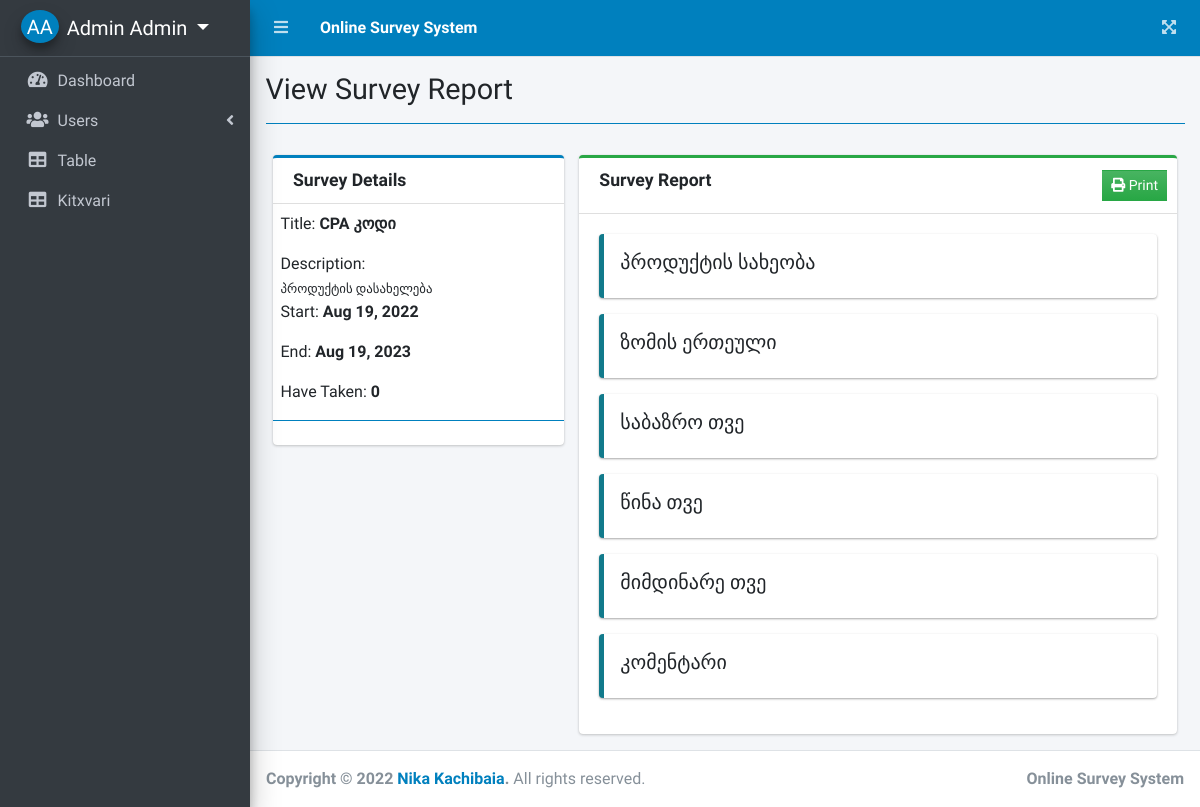
Page /index.php?page=view_survey_report&id=6 (signed in) on the committed database.
### tables this page shows
CREATE TABLE `questions` (
  `id` int(30) NOT NULL,
  `question` text NOT NULL,
  `frm_option` text NOT NULL,
  `type` varchar(50) NOT NULL,
  `order_by` int(11) NOT NULL,
  `survey_id` int(30) NOT NULL,
  `date_created` datetime NOT NULL DEFAULT current_timestamp()
);

### view_survey_report.php (the view, shortened to what this page needs)
<?php include 'db_connect.php' ?>
<?php
$qry = $conn->query("SELECT * FROM survey_set where id = ".$_GET['id'])->fetch_array();
$taken = $conn->query("SELECT distinct(user_id) from answers where survey_id ={$id}")->num_rows;
?>
<div class="col-lg-12">
	<div class="row">
		<div class="col-md-4">
			<div class="card card-outline card-primary">
				<div class="card-header">
					<h3 class="card-title"><b>Survey Details</b></h3>
				</div>
				<div class="card-body p-0 py-2">
					<div class="container-fluid">
						<p>Title: <b><?php echo $stitle ?></b></p>
						<p class="mb-0">Description:</p>
						<small><?php echo $description; ?></small>
						<p>Start: <b><?php echo date("M d, Y",strtotime($start_date)) ?></b></p>
						<p>End: <b><?php echo date("M d, Y",strtotime($end_date)) ?></b></p>
						<p>Have Taken: <b><?php echo number_format($taken) ?></b></p>
					</div>
					<hr class="border-primary">
				</div>
			</div>
		</div>
		<div class="col-md-8">
			<div class="card card-outline card-success">
				<div class="card-header">
					<h3 class="card-title"><b>Survey Report</b></h3>
					<div class="card-tools">
						<button class="btn btn-flat btn-sm bg-gradient-success" type="button" id="print"><i class="fa fa-print"></i> Print</button>
					</div>
				</div>
				<div class="card-body ui-sortable">
					<?php
					$question = $conn->query("SELECT * FROM questions where survey_id = $id order by abs(order_by) asc,abs(id) asc");
					while($row=$question->fetch_assoc()):
					?>
					<div class="callout callout-info">
						<h5><?php echo $row['question'] ?></h5>
					</div>
					<?php endwhile; ?>
				</div>
			</div>
		</div>
	</div>
</div>

### rows in the picture
questions: question "პროდუქტის სახეობა"
questions: question "ზომის ერთეული"
questions: question "საბაზრო თვე"
questions: question "წინა თვე"
questions: question "მიმდინარე თვე"
questions: question "კომენტარი"

### other values in the picture
$_SESSION['login_firstname'] . ' ' . $_SESSION['login_lastname'] "Admin Admin"
$title "View Survey Report"
$stitle "CPA კოდი"
$description "პროდუქტის დასახელება"
date("M d, Y",strtotime($start_date)) "Aug 19, 2022"
date("M d, Y",strtotime($end_date)) "Aug 19, 2023"
$taken "0"
